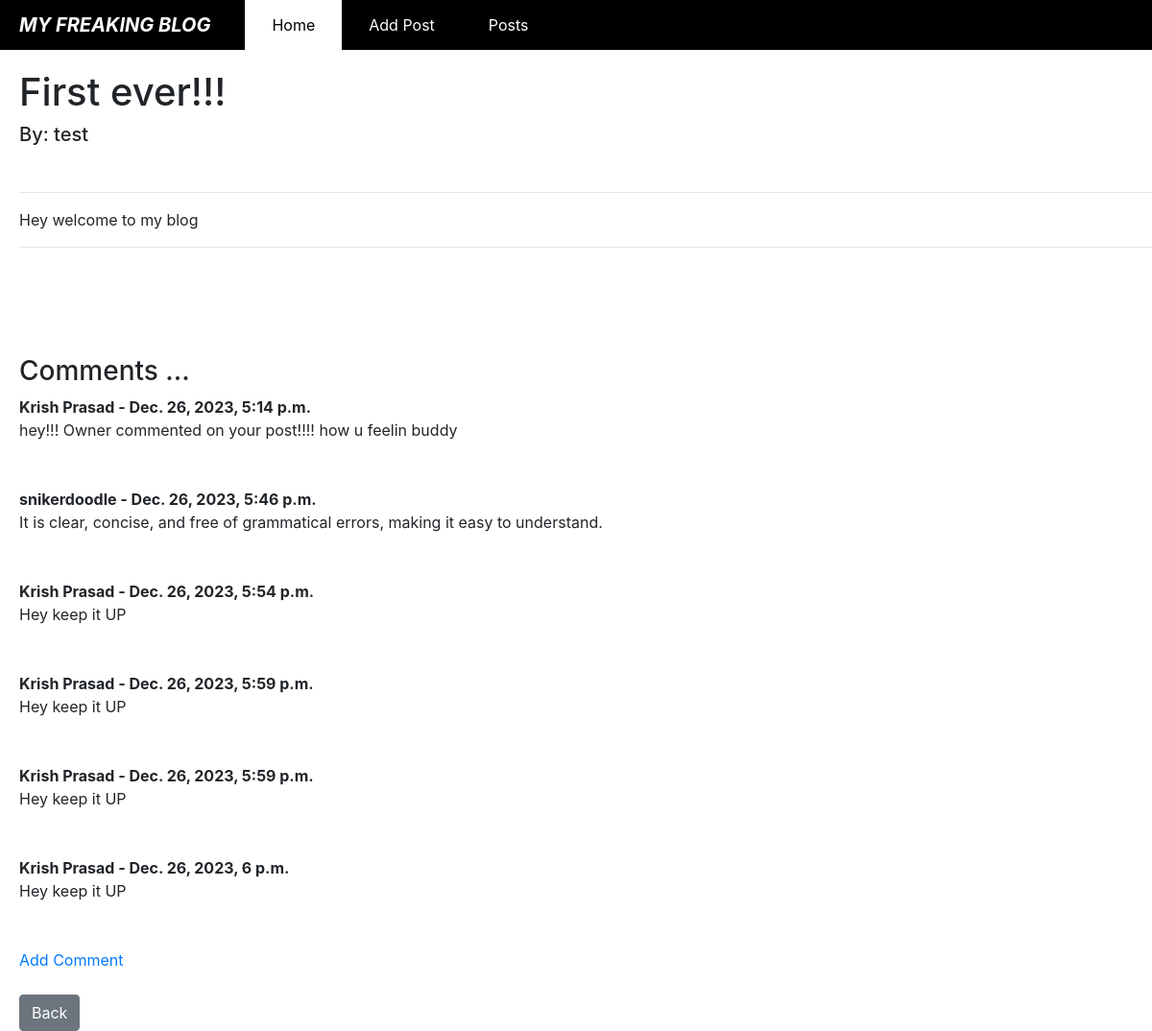
The app's page /article/1 with its own data.
### myblog/models.py (models this page shows, shortened)
class Post(models.Model):
    title = models.CharField(max_length=255)
    author = models.ForeignKey(User,on_delete=models.CASCADE)
    body = models.TextField()

class Comment(models.Model):
    post = models.ForeignKey(Post, on_delete=models.CASCADE ,related_name='comments')
    name = models.CharField(max_length=255)
    body = models.TextField()
    date_added = models.DateTimeField(auto_now_add=True)

### myblog/views.py (the view)
# urls.py: path('article/<int:pk>', ArticleDetailViews.as_view(),name = 'article-detail'),
class ArticleDetailViews(DetailView):
    model = Post
    template_name = 'article_detail.html'

### myblog/templates/article_detail.html
{%extends 'base.html'%}
{%block content%}
<h1>{{post.title}}</h1>
<h5>By: {{post.author}}</h5><br>
<hr>
{{post.body}}
<hr>
<br><br>
<br>
<br>
<h3>Comments ...</h3>
{% if not post.comments.all%}
<p>No comments yet.</p><a href="#">Add one</a>
{%else%}
{%for comment in post.comments.all %}
<strong>
    {{comment.name}} -
    {{comment.date_added}}
</strong>
<br>
{{comment.body}}
<br>
<br>
<br>
{%endfor%}
<a href="{%url 'add_comment' post.pk%}">Add Comment</a>
{% endif %}
<br><br>
<a href="{%url 'home'%}" class="btn btn-secondary" >Back</a>
{%endblock%}

### myblog/templates/base.html (shortened to what this page needs)
<!doctype html>
<html lang="en">
  <head>
    <link rel="stylesheet" href="https://cdn.jsdelivr.net/npm/bootstrap@4.4.1/dist/css/bootstrap.min.css">
  </head>
  <body>
    <div class="container-fluid px-0">
        <nav class="navbar navbar-expand-lg navbar-dark bg-black py-0 px-0">
            <a class="navbar-brand" href="{%url 'home'%}"><strong><i>MY FREAKING BLOG</i></strong></a>
            <div class="collapse navbar-collapse" id="navbarNav">
                <ul class="navbar-nav">
                    <li class="nav-item active">
                        <a class="nav-link" href="#">Home</a>
                    </li>
                    <li class="nav-item">
                        <a class="nav-link" href="{% url 'add_post'%}">Add Post</a>
                    </li>
                    <li class="nav-item">
                        <a class="nav-link" href="#">Posts</a>
                    </li>
                </ul>
            </div>
        </nav>
    </div>
    <div style="margin-top: 20px; margin-left: 20px;">
    {%block content%}
    {%endblock%}
    </div>
  </body>
</html>

### myblog/templates/base.html (style rules this page uses)
body { background-color: #ffffff; }
.bg-black { background-color: #000; }
.navbar-brand { padding: 11px 20px; }
.active { background-color: #fff; color: #000 !important; }
.navbar-nav { width: 100%; }
.nav-link { color: inherit !important; }
.nav-item { padding: 6px 20px; color: #fff; }

### records on screen
Post: title "First ever!!!", author "test", body "Hey welcome to my blog"
Comment: name "Krish Prasad", date_added "Dec. 26, 2023, 5:14 p.m.", body "hey!!! Owner commented on your post!!!! how u feelin buddy"
Comment: name "snikerdoodle", date_added "Dec. 26, 2023, 5:46 p.m.", body "It is clear, concise, and free of grammatical errors, making it easy to understand."
Comment: name "Krish Prasad", date_added "Dec. 26, 2023, 5:54 p.m.", body "Hey keep it UP"
Comment: name "Krish Prasad", date_added "Dec. 26, 2023, 5:59 p.m.", body "Hey keep it UP"
Comment: name "Krish Prasad", date_added "Dec. 26, 2023, 5:59 p.m.", body "Hey keep it UP"
Comment: name "Krish Prasad", date_added "Dec. 26, 2023, 6 p.m.", body "Hey keep it UP"
